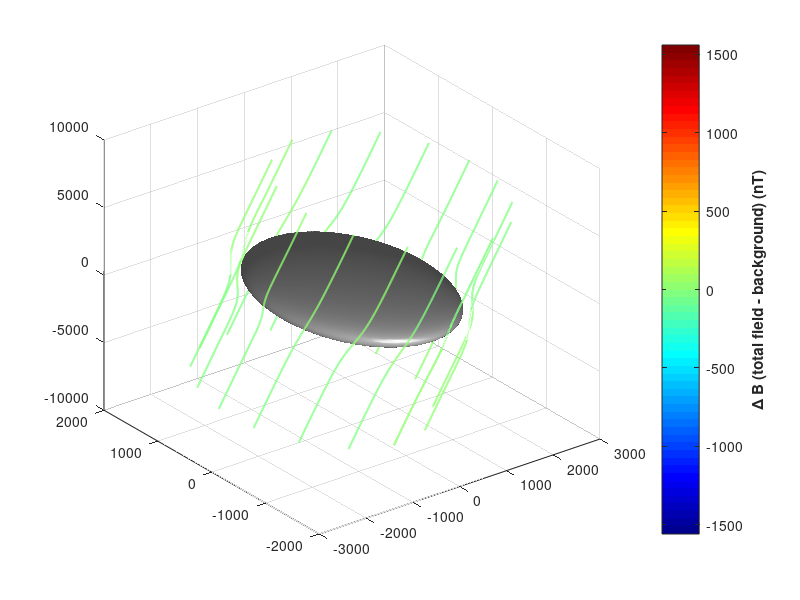

Here is the MATLAB script that generated this plot: (Note: this script raises an error after producing the figure.)
%% visualizing delta_b(t)

clear
% define constants
r_m = 1560; % Europa radius (km)
A = 0.95; % amplitude response factor
phi = 0.14; % phase lag in radians
synodic_period = 11.23 * 3600; % 11.23 hr period
omega = 2*pi / (synodic_period); % synodic freq. (rad/sec)

% elliptical primary field amplitudes from Zimmer's range (IS-system)
Bprim_x_amp = 67;  % azimuthal (orbital travel direction)
Bprim_y_amp = 225; % radial (pointing toward Jupiter)
Bprim_z_amp = 410;

%%%%%%%%%%%%%%%%%%%%%%%%%%%%%%%%%%%%%%%%%%%%%%%%%%%%%%%%%%%%%%%%%%%%%%%%%%%%%%%%%%%%%%%%%%%%%%

% create spatial grid
grid_limit = 4 * r_m; 
num_points = 70;       
[X, Y, Z] = meshgrid(linspace(-grid_limit, grid_limit, num_points), ...
                     linspace(-grid_limit, grid_limit, num_points), ...
                     linspace(-grid_limit, grid_limit, num_points));

R = sqrt(X.^2 + Y.^2 + Z.^2);
mask = R >= r_m; 

% set up animation time array
num_frames = 60;
time_steps = linspace(0, synodic_period, num_frames);

fig = figure('Color', 'w');
set(gcf, 'Position', [100, 100, 900, 700]);

%%%%%%%%%%%%%%%%%%%%%%%%%%%%%%%%%%%%%%%%%%%%%%%%%%%%%%%%%%%%%%%%%%%%%%%%%%%%%%%%%%%%%%%%%%%%%%

% animation loop 
for t = time_steps

    r_dot_e0x = X; 
    r_dot_e0y = Y; 

    % complex secondary field: x-driven 
    coefx_c = -(A * Bprim_x_amp * r_m^3) .* exp(-1i*(omega * t - phi)) ./ (2 * R.^5);
    Bsecx_x = coefx_c .* (3 * r_dot_e0x .* X - R.^2);
    Bsecx_y = coefx_c .* (3 * r_dot_e0x .* Y);
    Bsecx_z = coefx_c .* (3 * r_dot_e0x .* Z);

    % complex secondary field: y-driven (90 deg / pi/2 shifted)
    coefy_c = -(A * Bprim_y_amp * r_m^3) .* exp(-1i*(omega*t - pi/2 - phi)) ./ (2 * R.^5);
    Bsecy_x = coefy_c .* (3 * r_dot_e0y .* X);
    Bsecy_y = coefy_c .* (3 * r_dot_e0y .* Y - R.^2);
    Bsecy_z = coefy_c .* (3 * r_dot_e0y .* Z);

    % complex primary background field
    Bprim_c_x = Bprim_x_amp * exp(-1i*omega*t);
    Bprim_c_y = Bprim_y_amp * exp(-1i*(omega*t - pi/2));
    Bprim_c_z = Bprim_z_amp;

    % superimpose total field fields and take real components
    Bx = real(Bsecx_x + Bsecy_x + Bprim_c_x);
    By = real(Bsecx_y + Bsecy_y + Bprim_c_y);
    Bz = real(Bsecx_z + Bsecy_z + Bprim_c_z);

    % calculate total field magnitude 
    B_mag = sqrt(Bx.^2 + By.^2 + Bz.^2);

    % calculate background magnitude components for this specific frame
    Bx_p = real(Bprim_c_x);
    By_p = real(Bprim_c_y);
    Bz_p = real(Bprim_c_z);
    B_prim_mag_now = sqrt(Bx_p^2 + By_p^2 + Bz_p^2);
    
    % subtract it to isolate the physical induced field features
    B_deviation = B_mag - B_prim_mag_now;

    % zero interior field matrix for streamline propagation
    Bx(~mask) = 0;
    By(~mask) = 0;
    Bz(~mask) = 0;

    % dynamic equator tracking from total primary field directions
    Bx_prim_now = real(Bprim_c_x);
    By_prim_now = real(Bprim_c_y);
    Bz_prim_now = real(Bprim_c_z);
    
    % find instantaneous alignment vector of the primary driving force
    m_real = [Bx_prim_now; By_prim_now; Bz_prim_now];
    m_hat = m_real / norm(m_real);

    % seed rings 
    v1 = cross(m_hat, [0; 0; 1]);
    if norm(v1) < 1e-6         
        v1 = cross(m_hat, [1; 0; 0]);
    end
    v1 = v1 / norm(v1);
    v2 = cross(m_hat, v1);      % guaranteed perpendicular to both m_hat and v1
    v2 = v2 / norm(v2);
    
    num_seeds_per_ring = 16;
    theta = linspace(0, 2*pi, num_seeds_per_ring);
    
    % shells
    radii_layers = 1.1 * r_m;
    
    total_seeds = length(radii_layers) * num_seeds_per_ring;
    seed_X = zeros(1, total_seeds);
    seed_Y = zeros(1, total_seeds);
    seed_Z = zeros(1, total_seeds);
    
    idx = 1;
    for r_seed = radii_layers
        for k = 1:length(theta)
            pt = r_seed * (cos(theta(k))*v1 + sin(theta(k))*v2);
            seed_X(idx) = pt(1);
            seed_Y(idx) = pt(2);
            seed_Z(idx) = pt(3);
            idx = idx + 1;
        end
    end
   
    clf;
    set(gcf, 'Color', 'w');
    
    % Europa
    [sx, sy, sz] = sphere(50);
    surf(sx*r_m, sy*r_m, sz*r_m, 'FaceColor', [0.75 0.75 0.75], ...
         'EdgeColor', 'none', 'FaceAlpha', 1.0);


    hold on;
    camlight('headlight'); lighting gouraud;

    verts_forward = stream3(X, Y, Z, Bx, By, Bz, seed_X(:), seed_Y(:), seed_Z(:));
    verts_backward = stream3(X, Y, Z, -Bx, -By, -Bz, seed_X(:), seed_Y(:), seed_Z(:));

    % draw stitched streamlines using the surface gradient trick
    for k = 1:num_seeds_per_ring
        v_f = verts_forward{k};
        v_b = verts_backward{k};
        
        if isempty(v_f) && isempty(v_b)
            continue;
        elseif isempty(v_f)
            v = v_b;
        elseif isempty(v_b)
            v = v_f;
        else
            % flip backward lines to run into the seed point then join with forward
            v = [flipud(v_b); v_f];
        end

        % sample the field deviation along the paths for dynamic contrast tracking
        line_colors = interp3(X, Y, Z, B_deviation, v(:,1), v(:,2), v(:,3));

        % create a 2-row surface grid for point by point gradients without patch bug
        surf_x = [v(:,1)'; v(:,1)'];
        surf_y = [v(:,2)'; v(:,2)'];
        surf_z = [v(:,3)'; v(:,3)'];
        surf_c = [line_colors'; line_colors'];

        surface(surf_x, surf_y, surf_z, surf_c, ...
                'FaceColor', 'none', ...
                'EdgeColor', 'interp', ...
                'LineWidth', 1.4);
    end
    
    colormap(jet);
    c = colorbar;
    ylabel(c, '\Delta B (total field - background) (nT)', 'FontWeight', 'bold');

    % lock the colorbar to a static high-contrast deviation range
    clim([-60, 60]); 

    axis equal; grid on; box on;
    xlim([-grid_limit, grid_limit]);
    ylim([-grid_limit, grid_limit]);
    zlim([-grid_limit, grid_limit]);
    
    ax = gca;
    set(ax, 'XColor', 'k', 'YColor', 'k', 'FontSize', 20, 'ZColor', 'k', 'Color', 'w');
    xlabel('X - azimuthal \phi (km)', 'FontWeight', 'bold');
    ylabel('Y - radial towards Jupiter (km)', 'FontWeight', 'bold');
    zlabel('Z (km)', 'FontWeight', 'bold');

    view([90 0]); 
    title(sprintf('induced field deviation at t = %.2f hours', t/3600), ...
          'Color', 'k', 'FontSize', 20 , 'FontWeight', 'bold');

    drawnow;
    pause(0.04);
end
